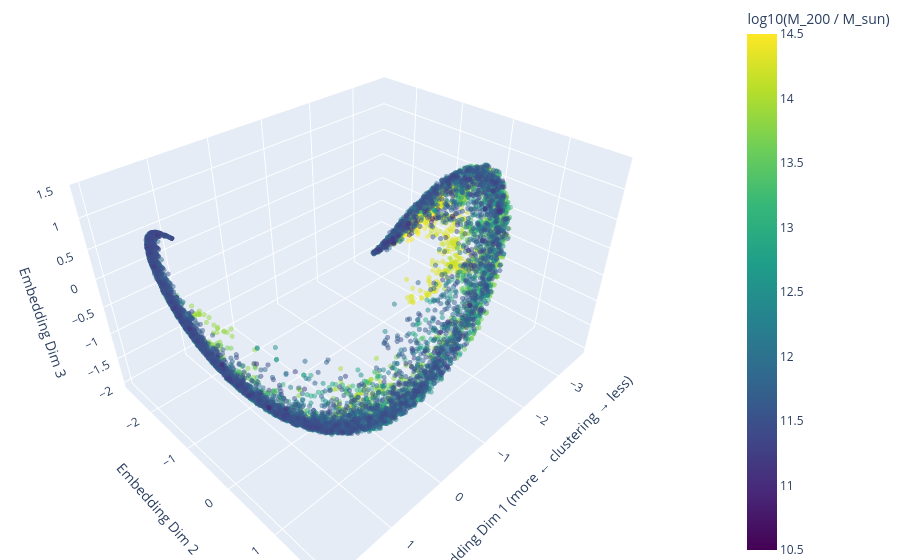

The notebook cell this image was saved under:
### Code cell
import pandas as pd
import plotly.express as px
from plotly.offline import plot

H = 0.6774

props = pd.read_csv('progenitor_properties.csv').set_index('idx_z0').sort_index()
# Use m200 (parent FoF M_200crit) as "halo mass". Swap to 'mass_total_snap_99'
# if you'd rather use the bound subhalo mass.
mhalo = props['m200_snap_99'].to_numpy()  # in 1e10 Msun/h
log_mhalo = np.log10(np.clip(mhalo, 1e-5, None) * 1e10 / H)  # in M_sun

fig = px.scatter_3d(
    x=X[99][:, 0],
    y=X[99][:, 1],
    z=X[99][:, 2],
    color=log_mhalo,
    labels={'color': 'log10(M_200 / M_sun)'},
    color_continuous_scale='Viridis',
    range_color=[10.5, 14.5],
)
fig.update_traces(marker=dict(size=3, opacity=0.5))
fig.update_layout(
    margin=dict(l=0, r=0, b=0, t=0),
    scene=dict(
        xaxis_title='Embedding Dim 1 (more ← clustering → less)',
        yaxis_title='Embedding Dim 2',
        zaxis_title='Embedding Dim 3',
    ),
)
plot(fig, filename='galaxies_z0_embedding_3d_mhalo.html', auto_open=True)
fig.show()

### Figure 1 — Plotly figure (JSON) as saved in the notebook; plotly's stock layout.template omitted (floating-point values rounded to 4 significant figures; data arrays with more than 128 entries replaced by an {"elided": "..."} marker saying what was removed)
{"data": [{"hovertemplate": "x=%{x}<br>y=%{y}<br>z=%{z}<br>log10(M_200 / M_sun)=%{marker.color}<extra></extra>", "legendgroup": "", "marker": {"color": {"elided": "10000 float values"}, "coloraxis": "coloraxis", "opacity": 0.5, "size": 3, "symbol": "circle"}, "mode": "markers", "name": "", "scene": "scene", "showlegend": false, "type": "scatter3d", "x": {"elided": "10000 float values"}, "y": {"elided": "10000 float values"}, "z": {"elided": "10000 float values"}}], "layout": {"coloraxis": {"cmax": 14.5, "cmin": 10.5, "colorbar": {"title": {"text": "log10(M_200 / M_sun)"}}, "colorscale": [[0, "#440154"], [0.1111, "#482878"], [0.2222, "#3e4989"], [0.3333, "#31688e"], [0.4444, "#26828e"], [0.5556, "#1f9e89"], [0.6667, "#35b779"], [0.7778, "#6ece58"], [0.8889, "#b5de2b"], [1, "#fde725"]]}, "legend": {"tracegroupgap": 0}, "margin": {"b": 0, "l": 0, "r": 0, "t": 0}, "scene": {"domain": {"x": [0, 1], "y": [0, 1]}, "xaxis": {"title": {"text": "Embedding Dim 1 (more ← clustering → less)"}}, "yaxis": {"title": {"text": "Embedding Dim 2"}}, "zaxis": {"title": {"text": "Embedding Dim 3"}}}}}
